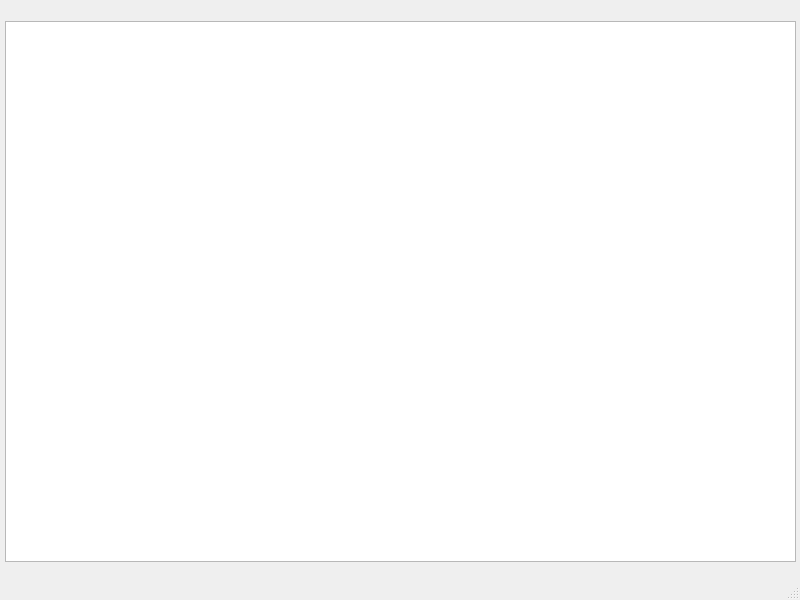
<?xml version="1.0" encoding="UTF-8"?>
<ui version="4.0">
 <class>MainWindow</class>
 <widget class="QMainWindow" name="MainWindow">
  <property name="geometry">
   <rect>
    <x>0</x>
    <y>0</y>
    <width>800</width>
    <height>600</height>
   </rect>
  </property>
  <property name="windowTitle">
   <string>MainWindow</string>
  </property>
  <widget class="QWidget" name="centralwidget">
   <widget class="QTableView" name="tableWidget">
    <property name="geometry">
     <rect>
      <x>5</x>
      <y>21</y>
      <width>791</width>
      <height>541</height>
     </rect>
    </property>
   </widget>
  </widget>
  <widget class="QMenuBar" name="menubar">
   <property name="geometry">
    <rect>
     <x>0</x>
     <y>0</y>
     <width>800</width>
     <height>21</height>
    </rect>
   </property>
  </widget>
  <widget class="QStatusBar" name="statusbar"/>
 </widget>
 <resources/>
 <connections/>
</ui>
